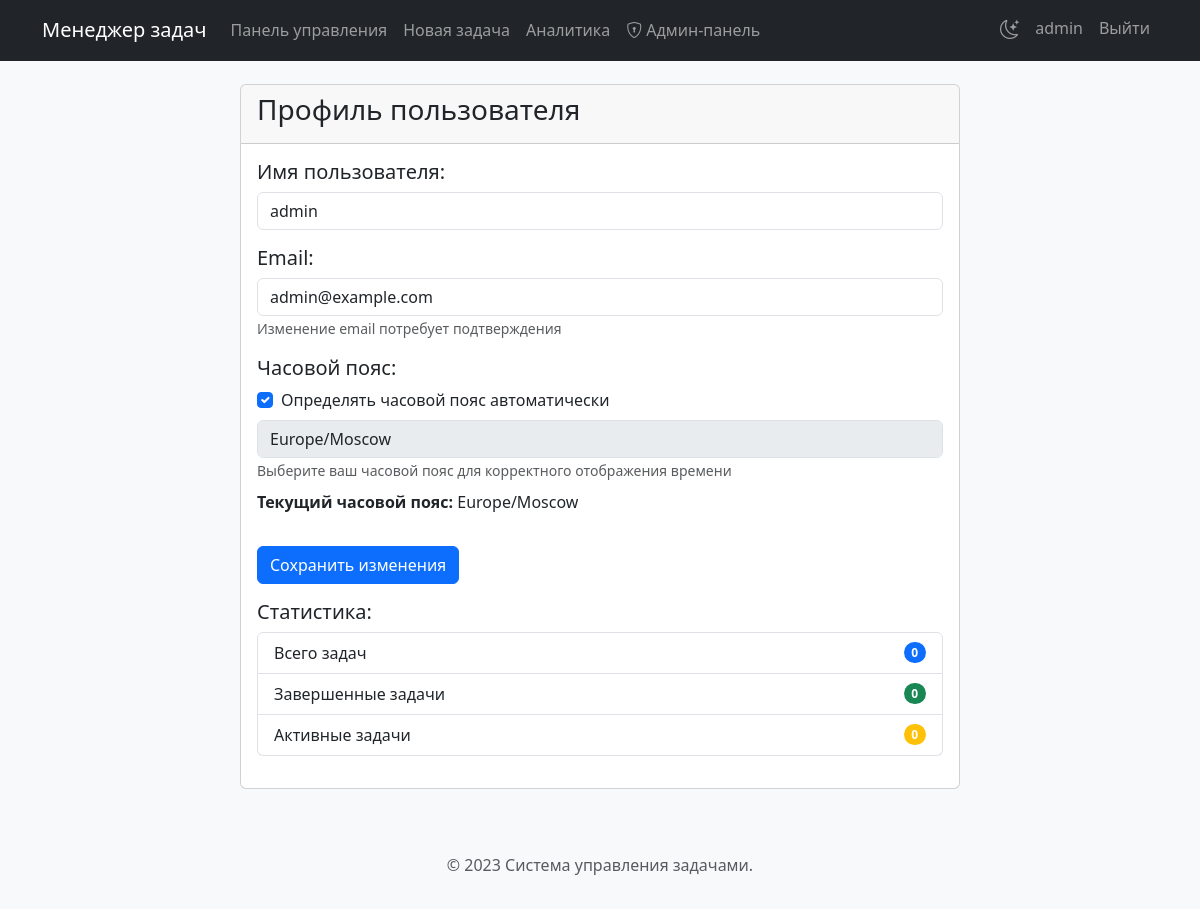
Screenshot of /profile (signed in) with the database file from the repository.
### tables this page shows
CREATE TABLE users (
        id INTEGER PRIMARY KEY,
        username TEXT NOT NULL,
        password TEXT NOT NULL,
        email TEXT UNIQUE NOT NULL,
        pending_email TEXT,
        email_confirm_token TEXT,
        email_confirm_expiry TIMESTAMP,
        reset_token TEXT,
        reset_token_expiry TIMESTAMP,
        timezone TEXT DEFAULT "Europe/Moscow",
        created_at TIMESTAMP DEFAULT CURRENT_TIMESTAMP
    , auto_timezone BOOLEAN DEFAULT 0, is_admin BOOLEAN DEFAULT 0);

### app.py (the view)
@app.route('/profile', methods=['GET'])
def profile():
    if 'user_id' not in session:
        return redirect(url_for('login'))
    conn = sqlite3.connect('tasks.db')
    c = conn.cursor()
    c.execute("""SELECT username, email, pending_email, timezone, auto_timezone, is_admin
                 FROM users WHERE id = ?""", (session['user_id'],))
    user = c.fetchone()
    c.execute("SELECT COUNT(*) FROM tasks WHERE user_id = ?", (session['user_id'],))
    total_tasks = c.fetchone()[0]
    c.execute("SELECT COUNT(*) FROM tasks WHERE user_id = ? AND status = 'Завершена'", (session['user_id'],))
    completed_tasks = c.fetchone()[0]
    active_tasks = total_tasks - completed_tasks
    conn.close()
    timezones = sorted([(tz, tz) for tz in all_timezones if 'Europe/' in tz or 'Asia/' in tz])
    return render_template('profile.html',
                          username=user[0],
                          email=user[1],
                          pending_email=user[2],
                          timezone=user[3] or 'Europe/Moscow',
                          auto_timezone=user[4] or False,
                          is_admin=user[5] or False,
                          total_tasks=total_tasks,
                          completed_tasks=completed_tasks,
                          active_tasks=active_tasks,
                          timezones=timezones)

### templates/profile.html (shortened to what this page needs)
{% extends 'base.html' %}
{% block content %}
<div class="container">
    <div class="row">
        <div class="col-md-8 mx-auto">
            <div class="card">
                <div class="card-header">
                    <h3>Профиль пользователя</h3>
                </div>
                <div class="card-body">
                    <form method="POST" action="{{ url_for('update_profile') }}">
                        <div class="row mb-3">
                            <div class="col">
                                <h5>Имя пользователя:</h5>
                                <input type="text" class="form-control" name="username" value="{{ username }}" required>
                            </div>
                        </div>
                        <div class="row mb-3">
                            <div class="col">
                                <h5>Email:</h5>
                                <input type="email" class="form-control" name="email" value="{{ email }}" required>
                                <small class="text-muted">Изменение email потребует подтверждения</small>
                            </div>
                        </div>
                        <div class="row mb-3">
                            <div class="col">
                                <h5>Часовой пояс:</h5>
                                <div class="form-check mb-2">
                                    <input class="form-check-input" type="checkbox" name="auto_timezone" id="auto_timezone" {% if auto_timezone %}checked{% endif %}>
                                    <label class="form-check-label" for="auto_timezone">
                                        Определять часовой пояс автоматически
                                    </label>
                                </div>
                                <select class="form-control" name="timezone" id="timezone_select" {% if auto_timezone %}disabled{% endif %}>
                                    {% for tz_value, tz_name in timezones %}
                                    <option value="{{ tz_value }}" {% if timezone == tz_value %}selected{% endif %}>{{ tz_name }}</option>
                                    {% endfor %}
                                </select>
                                <small class="text-muted">Выберите ваш часовой пояс для корректного отображения времени</small>
                                <p class="mt-2">
                                    <strong>Текущий часовой пояс:</strong> <span id="current-timezone">{{ timezone }}</span>
                                </p>
                            </div>
                        </div>
                        <div class="row mb-3">
                            <div class="col">
                                <button type="submit" class="btn btn-primary">Сохранить изменения</button>
                            </div>
                        </div>
                    </form>
                    <div class="row mb-3">
                        <div class="col">
                            <h5>Статистика:</h5>
                            <ul class="list-group">
                                <li class="list-group-item d-flex justify-content-between align-items-center">
                                    Всего задач
                                    <span class="badge bg-primary rounded-pill">{{ total_tasks }}</span>
                                </li>
                                <li class="list-group-item d-flex justify-content-between align-items-center">
                                    Завершенные задачи
                                    <span class="badge bg-success rounded-pill">{{ completed_tasks }}</span>
                                </li>
                                <li class="list-group-item d-flex justify-content-between align-items-center">
                                    Активные задачи
                                    <span class="badge bg-warning rounded-pill">{{ active_tasks }}</span>
                                </li>
                            </ul>
                        </div>
                    </div>
                </div>
            </div>
        </div>
    </div>
</div>
{% endblock %}

### templates/base.html (shortened to what this page needs)
<!DOCTYPE html>
<html lang="ru">
<head>
    <link href="https://cdn.jsdelivr.net/npm/bootstrap@5.3.0/dist/css/bootstrap.min.css" rel="stylesheet">
    <link href="https://cdn.jsdelivr.net/npm/bootstrap-icons@1.11.3/font/bootstrap-icons.css" rel="stylesheet">
    <link href="{{ url_for('static', filename='css/style.css') }}" rel="stylesheet">
</head>
<body>
    <nav class="navbar navbar-expand-lg navbar-dark bg-dark fixed-top">
        <div class="container">
            <a class="navbar-brand" href="{{ url_for('dashboard') if 'user_id' in session else url_for('login') }}">Менеджер задач</a>
            <div class="collapse navbar-collapse" id="navbarNav">
                {% if 'user_id' in session %}
                <ul class="navbar-nav me-auto">
                    <li class="nav-item">
                        <a class="nav-link" href="{{ url_for('dashboard') }}">Панель управления</a>
                    </li>
                    <li class="nav-item">
                        <a class="nav-link" href="{{ url_for('new_task') }}">Новая задача</a>
                    </li>
                    <li class="nav-item">
                        <a class="nav-link" href="{{ url_for('analytics') }}">Аналитика</a>
                    </li>
                    {% if session.get('is_admin') %}
                    <li class="nav-item">
                        <a class="nav-link" href="{{ url_for('admin_panel') }}">
                            <i class="bi bi-shield-lock me-1"></i>Админ-панель
                        </a>
                    </li>
                    {% endif %}
                </ul>
                <ul class="navbar-nav">
                    <li class="nav-item">
                        <div class="theme-toggle nav-link">
                            <i class="bi bi-moon-stars"></i>
                        </div>
                    </li>
                    <li class="nav-item">
                        <a class="nav-link" href="{{ url_for('profile') }}">{{ session['username'] }}</a>
                    </li>
                    <li class="nav-item">
                        <a class="nav-link" href="{{ url_for('logout') }}">Выйти</a>
                    </li>
                </ul>
                {% endif %}
            </div>
        </div>
    </nav>
    <div class="container mt-4">
        {% block content %}{% endblock %}
    </div>
    <footer class="mt-5 py-3 bg-light">
        <div class="container text-center">
            <p class="text-muted">© 2023 Система управления задачами.</p>
        </div>
    </footer>
</body>
</html>

### static/css/style.css (style rules this page uses)
.theme-toggle { cursor: pointer; padding: 0.5rem; }
.theme-toggle i { font-size: 1.2rem; transition: transform 0.3s ease; }

### templates/base.html (style rules this page uses)
body { padding-top: 60px; background-color: #f8f9fa; }

### rows the page displays
users: username "admin", email "admin@example.com", timezone "Europe/Moscow"

### other values shown
{{ total_tasks }} "0"
{{ completed_tasks }} "0"
{{ active_tasks }} "0"
